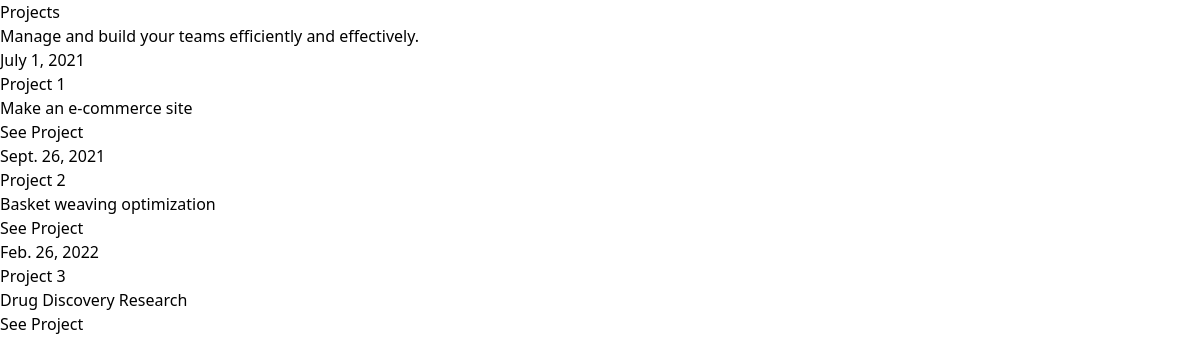
The app's page /projects with its own data.
### team_finder/models.py (models this page shows, shortened)
class Project(models.Model):
    name = models.CharField(max_length=100)
    description = models.TextField()
    start_date = models.DateField()
    end_date = models.DateField()
    skills_req = models.ManyToManyField(Skill)
    team = models.ManyToManyField('Team')
    slug = models.SlugField(db_index=True)

### team_finder/views.py (the view)
# urls.py: path('projects', views.ProjectsView.as_view(), name='projects'),
class ProjectsView(ListView):
    model = Project
    template_name = 'team_finder/projects.html'
    context_object_name = 'projects'

### team_finder/templates/team_finder/projects.html
{% extends 'base.html' %}
{% block content %}
<div class="bg-white pt-16 pb-20 px-4 sm:px-6 lg:pt-24 lg:pb-28 lg:px-8">
  <div class="relative max-w-lg mx-auto divide-y-2 divide-gray-200 lg:max-w-7xl">
    <div>
      <h2 class="text-3xl tracking-tight font-extrabold text-gray-900 sm:text-4xl">
        Projects
      </h2>
      <div class="mt-3 sm:mt-4 lg:grid lg:grid-cols-2 lg:gap-5 lg:items-center">
        <p class="text-xl text-gray-500">
          Manage and build your teams efficiently and effectively.
        </p>
      </div>
    </div>
    <div class="mt-6 pt-10 grid gap-16 lg:grid-cols-2 lg:gap-x-5 lg:gap-y-12">
       {% for project in projects %}
        <div>
          <p class="text-sm text-gray-500">
            <time datetime="2020-03-10">{{ project.start_date }}</time>
          </p>
          <a href="{% url 'project-detail' project.slug %}" class="mt-2 block">
            <p class="text-xl font-semibold text-gray-900">
              {{ project.name}}
            </p>
            <p class="mt-3 text-base text-gray-500">
                {{ project.description }}
            </p>
          </a>
          <div class="mt-3">
            <a href="{% url 'project-detail' project.slug %}" class="text-base font-semibold text-indigo-600 hover:text-indigo-500">
              See Project
            </a>
          </div>
        </div>
  {% endfor %}
    </div>
  </div>
</div>
{% endblock %}

### records on screen
Project: start_date "July 1, 2021", name "Project 1", description "Make an e-commerce site"
Project: start_date "Sept. 26, 2021", name "Project 2", description "Basket weaving optimization"
Project: start_date "Feb. 26, 2022", name "Project 3", description "Drug Discovery Research"
